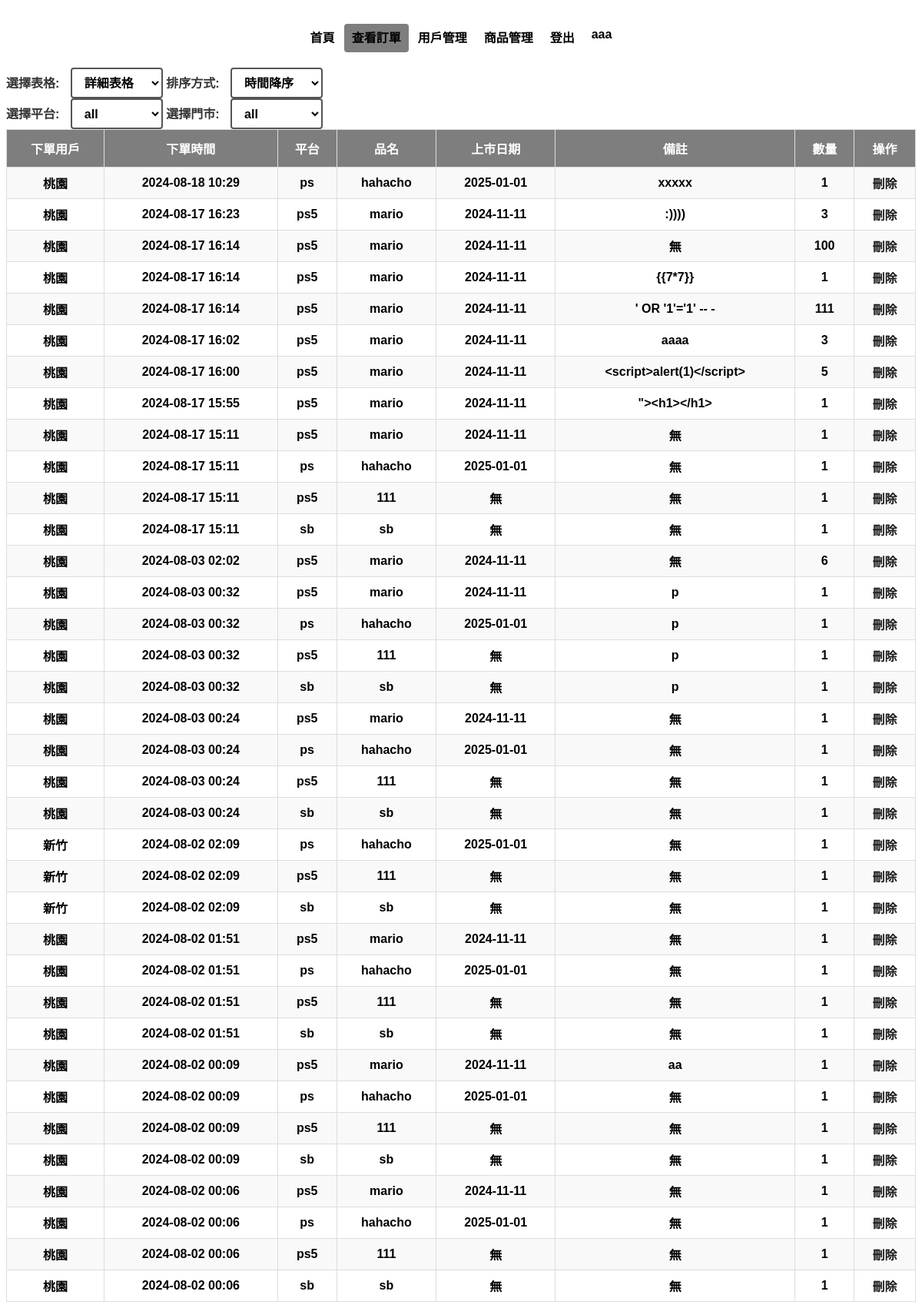
/op/check/ (signed in), run on an earlier commit of the app's database.
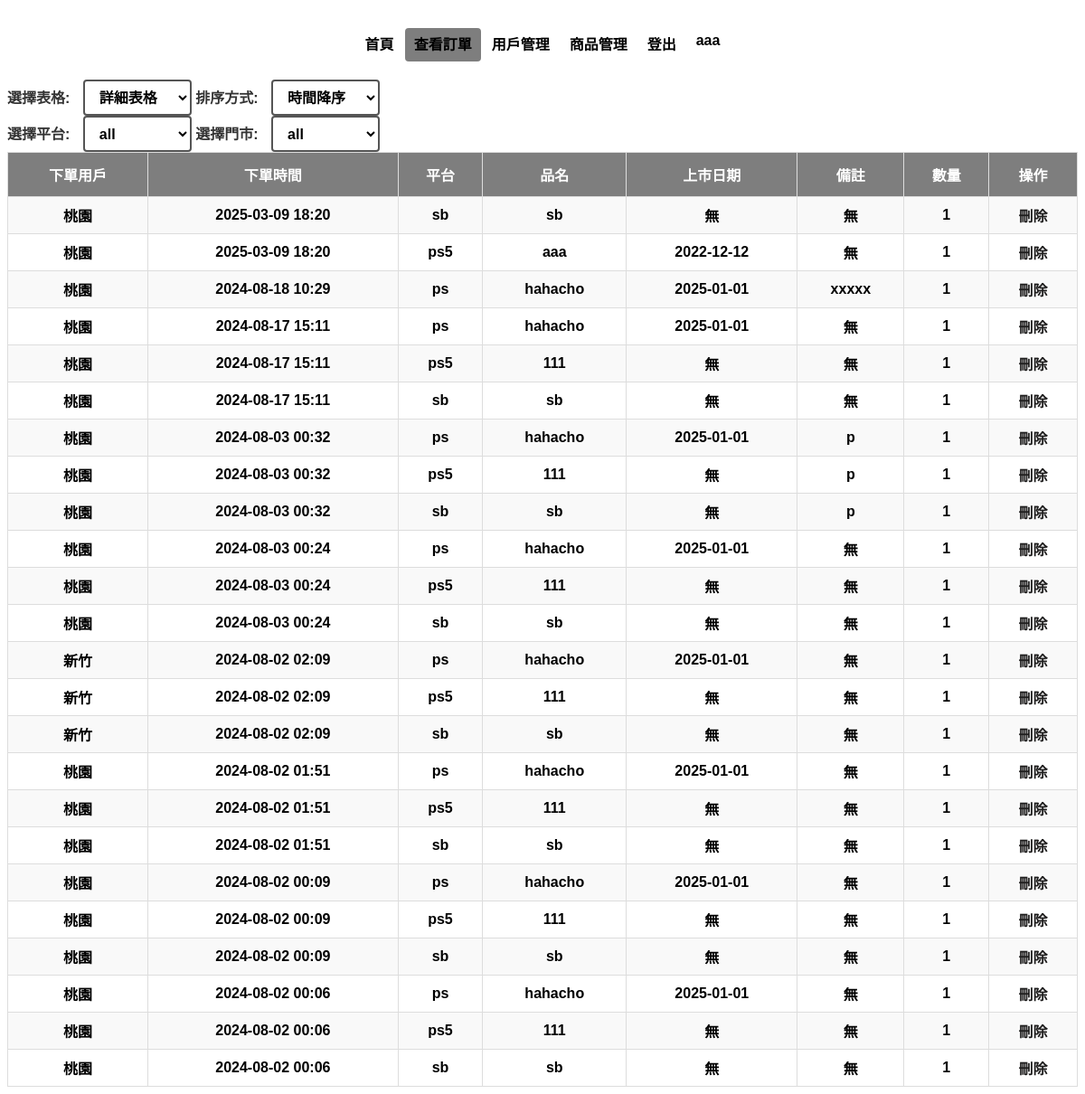
And on a later commit of the database.
### base/models.py (models this page shows)
class Order(models.Model):
    id = models.AutoField(primary_key=True)
    product = models.ForeignKey(Product, on_delete=models.CASCADE, related_name='orders')  # 關聯到商品表的外鍵
    create_at = models.DateTimeField(auto_now_add=True)
    notes = models.TextField(blank=True, null=True)  # 訂單的備註
    quantity = models.IntegerField()  # 訂單中的商品數量
    user = models.ForeignKey(ExtendedUser, on_delete=models.CASCADE, related_name='orders',blank=True, null=True)

class ExtendedUser(models.Model):
    user = models.OneToOneField(User, on_delete=models.CASCADE)
    name = models.CharField(max_length=20)
    user_class = models.CharField(max_length=20)

class Product(models.Model):
    id = models.AutoField(primary_key=True)
    release_date = models.DateField(blank=True, null=True)
    platform = models.CharField(max_length=10)
    product_name = models.CharField(max_length=50)
    suggested_price = models.DecimalField(max_digits=7, decimal_places=0,blank=True, null=True)
    notes = models.TextField(blank=True, null=True)

### op/views.py (the view)
# urls.py: path("check/", CheckView.as_view(), name='check'),
class CheckView(LoginRequiredMixin, TemplateView, OpRequiredMixin):
    template_name = 'opCheck.html'
    def get_context_data(self, **kwargs):
        context = super().get_context_data(**kwargs)
        orders = Order.objects.all()
        products = Product.objects.all()
        context['orders'] = orders
        return context

### template/opCheck.html (shortened to what this page needs)
{%extends "bases/Base.html"%}
{% load static %}
{%block body%}
<div class="header">
    <header class="d-flex justify-content-center py-3">
        <ul class="nav nav-pills">
            <li class="nav-item"><a href="/op/" class="nav-link" aria-current="page">首頁</a></li>
            <li class="nav-item"><a href="/op/check/" class="nav-link active">查看訂單</a></li>
            <li class="nav-item"><a href="/op/userManage/?page=1" class="nav-link">用戶管理</a></li>
            <li class="nav-item"><a href="/op/productManage/" class="nav-link">商品管理</a></li>
            <li class="nav-item"><a href="/logout/" class="nav-link">登出</a></li>
            <li class="nav-item"><a href="/logout/" class="nav-link">{{ user.username }}</a></li>
        </ul>
    </header>
</div>
<div>
    <label for="table-select">選擇表格:</label>
    <select id="table-select">
        <option value="detail">詳細表格</option>
    </select>
    <label for="sort-select" class="detailSelect">排序方式:</label>
    <select id="sort-select" class="detailSelect">
        <option value="desc">時間降序</option>
    </select>
</div>
<div>
    <label for="platform-select">選擇平台:</label>
    <select id="platform-select">
        <option value="all">all</option>
    </select>
    <label for="store-select" class="detailSelect">選擇門市:</label>
    <select id="store-select" class="detailSelect">
        <option value="all">all</option>
    </select>
</div>
<table id="detailTable" class="detail">
    <tr>
        <th>下單用戶</th>
        <th>下單時間</th>
        <th>平台</th>
        <th>品名</th>
        <th>上市日期</th>
        <th>備註</th>
        <th>數量</th>
        <th>操作</th>
    </tr>
    {%for order in orders%}
    <tr class="trs {{order.product.platform}} {{order.user.name}}">
        <td>{{order.user.name}}</td>
        <td>{{order.create_at|date:"Y-m-d H:i"}}</td>
        <td>{{order.product.platform}}</td>
        <td>{{order.product.product_name}}</td>
        <td>{{order.product.release_date|date:"Y-m-d"|default:"無"}}</td>
        <td>{{order.notes|default:"無"}}</td>
        <td>{{order.quantity}}</td>
        <td><a href="delete/?id={{order.id}}">刪除</a></td>
    </tr>
    {%endfor%}
</table>
{%endblock%}

What changed in the data, as far as the page shows it:
removed Order: user.name "桃園", create_at "2024-08-02 00:06", product.platform "ps5", product.product_name "mario", product.release_date "2024-11-11", notes "無", quantity "1"
removed Order: user.name "桃園", create_at "2024-08-02 00:09", product.platform "ps5", product.product_name "mario", product.release_date "2024-11-11", notes "aa", quantity "1"
removed Order: user.name "桃園", create_at "2024-08-02 01:51", product.platform "ps5", product.product_name "mario", product.release_date "2024-11-11", notes "無", quantity "1"
removed Order: user.name "桃園", create_at "2024-08-03 00:24", product.platform "ps5", product.product_name "mario", product.release_date "2024-11-11", notes "無", quantity "1"
removed Order: user.name "桃園", create_at "2024-08-03 00:32", product.platform "ps5", product.product_name "mario", product.release_date "2024-11-11", notes "p", quantity "1"
removed Order: user.name "桃園", create_at "2024-08-03 02:02", product.platform "ps5", product.product_name "mario", product.release_date "2024-11-11", notes "無", quantity "6"
removed Order: user.name "桃園", create_at "2024-08-17 15:11", product.platform "ps5", product.product_name "mario", product.release_date "2024-11-11", notes "無", quantity "1"
removed Order: user.name "桃園", create_at "2024-08-17 15:55", product.platform "ps5", product.product_name "mario", product.release_date "2024-11-11", notes "\"><h1></h1>", quantity "1"
removed Order: user.name "桃園", create_at "2024-08-17 16:00", product.platform "ps5", product.product_name "mario", product.release_date "2024-11-11", notes "<script>alert(1)</script>", quantity "5"
removed Order: user.name "桃園", create_at "2024-08-17 16:02", product.platform "ps5", product.product_name "mario", product.release_date "2024-11-11", notes "aaaa", quantity "3"
removed Order: user.name "桃園", create_at "2024-08-17 16:14", product.platform "ps5", product.product_name "mario", product.release_date "2024-11-11", notes "無", quantity "100"
removed Order: user.name "桃園", create_at "2024-08-17 16:14", product.platform "ps5", product.product_name "mario", product.release_date "2024-11-11", notes "{{7*7}}", quantity "1"
removed Order: user.name "桃園", create_at "2024-08-17 16:14", product.platform "ps5", product.product_name "mario", product.release_date "2024-11-11", notes "' OR '1'='1' -- -", quantity "111"
removed Order: user.name "桃園", create_at "2024-08-17 16:23", product.platform "ps5", product.product_name "mario", product.release_date "2024-11-11", notes ":))))", quantity "3"
added Order: user.name "桃園", create_at "2025-03-09 18:20", product.platform "sb", product.product_name "sb", product.release_date "無", notes "無", quantity "1"
added Order: user.name "桃園", create_at "2025-03-09 18:20", product.platform "ps5", product.product_name "aaa", product.release_date "2022-12-12", notes "無", quantity "1"
